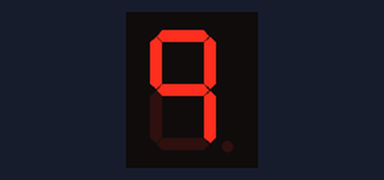
The sketch below on a simulated Arduino Uno, built with avr-gcc and run on an emulated ATmega328P. On the bench: 1-digit seven-segment display. Wiring (from diagram.json): 1-digit 7-segment display, segments lit when HIGH: segments pin 9, pin 8, pin 3, pin 4, pin 5, pin 10, pin 11, pin 2. The segment pins are drawn as the display they are named for.

Above: at 0.1 s.
At 1.1 s:
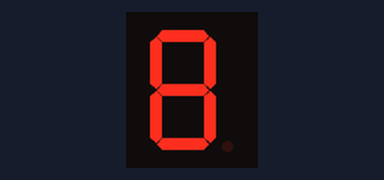
At 2.1 s:
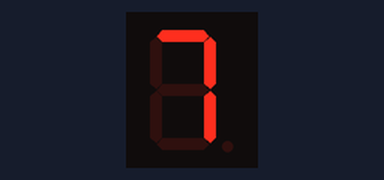
At 4.1 s:
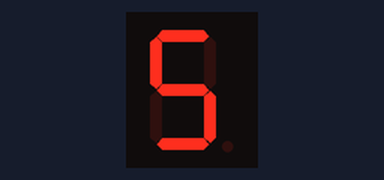
At 6.1 s:
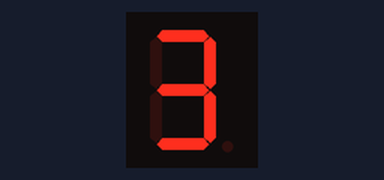
At 9.1 s:
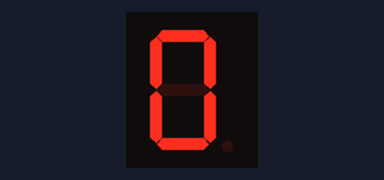

The sketch:

sketch.ino
```cpp
const byte numeral[11] = {
  B11111100, // 0
  B01100000, // 1
  B11011010, // 2
  B11110010, // 3
  B01100110, // 4
  B10110110, // 5
  B00111110, // 6
  B11100000, // 7
  B11111110, // 8
  B11100110, // 9
  //B00000000, // tidak menampilkan
};

const int segmentPins[8] = { 2, 11, 10, 5, 4, 3, 8, 9 }; // dp, g, f, e, d, c, b, a

void setup() {
  for (int i = 0; i < 8; i++) {
    pinMode(segmentPins[i], OUTPUT);
  }
}

void loop() {
  for (int i = 9; i >= 0; i--) { // Countdown from 9 to 0
    tampilAngka(i);
    delay(1000);
  }
  delay(500);
}

void tampilAngka(int number) {
  boolean isBitSet;
  for (int segment = 0; segment < 8; segment++) { // Change loop to include segment 0
    isBitSet = bitRead(numeral[number], segment);
    digitalWrite(segmentPins[segment], isBitSet);
  }
}
```

Measured:
- by itself, everything shown: repeats every 10.5 s, in 10 steps
- what the display in image 1 shows lasts 1.0 s, from 1.0 s to 2.0 s
- what the display in image 5 shows lasts 1.5 s, from 9.0 s to 10.5 s
